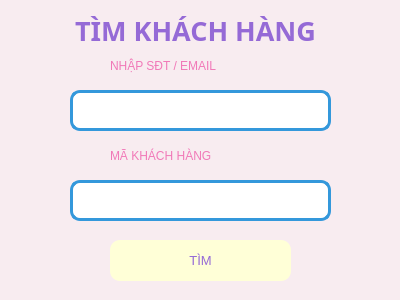
<?xml version="1.0" encoding="UTF-8"?>
<ui version="4.0">
 <class>Form</class>
 <widget class="QWidget" name="Form">
  <property name="geometry">
   <rect>
    <x>0</x>
    <y>0</y>
    <width>400</width>
    <height>300</height>
   </rect>
  </property>
  <property name="windowTitle">
   <string>Form</string>
  </property>
  <property name="styleSheet">
   <string notr="true">background-color:rgb(248, 236, 240);</string>
  </property>
  <widget class="QTextEdit" name="txt_maKH">
   <property name="geometry">
    <rect>
     <x>70</x>
     <y>180</y>
     <width>261</width>
     <height>41</height>
    </rect>
   </property>
   <property name="styleSheet">
    <string notr="true">border-radius: 10px;
        border: 3px solid #3498db;  /* Viền xanh dương */
        background-color: #ffffff</string>
   </property>
  </widget>
  <widget class="QLabel" name="label_5">
   <property name="geometry">
    <rect>
     <x>110</x>
     <y>140</y>
     <width>211</width>
     <height>31</height>
    </rect>
   </property>
   <property name="styleSheet">
    <string notr="true">font: 10pt &quot;UTM Bell&quot;;
color: rgb(241, 121, 184);
</string>
   </property>
   <property name="text">
    <string>MÃ KHÁCH HÀNG</string>
   </property>
  </widget>
  <widget class="QLabel" name="labelTitle">
   <property name="geometry">
    <rect>
     <x>10</x>
     <y>10</y>
     <width>371</width>
     <height>41</height>
    </rect>
   </property>
   <property name="font">
    <font>
     <family>Arial Black</family>
     <pointsize>20</pointsize>
     <weight>75</weight>
     <bold>true</bold>
    </font>
   </property>
   <property name="styleSheet">
    <string>color: rgb(149, 106, 214);</string>
   </property>
   <property name="text">
    <string>TÌM KHÁCH HÀNG</string>
   </property>
   <property name="alignment">
    <set>Qt::AlignCenter</set>
   </property>
  </widget>
  <widget class="QLabel" name="label_6">
   <property name="geometry">
    <rect>
     <x>110</x>
     <y>50</y>
     <width>211</width>
     <height>31</height>
    </rect>
   </property>
   <property name="styleSheet">
    <string notr="true">font: 10pt &quot;UTM Bell&quot;;
color: rgb(241, 121, 184);
</string>
   </property>
   <property name="text">
    <string>NHẬP SĐT / EMAIL</string>
   </property>
  </widget>
  <widget class="QTextEdit" name="txt_tim">
   <property name="geometry">
    <rect>
     <x>70</x>
     <y>90</y>
     <width>261</width>
     <height>41</height>
    </rect>
   </property>
   <property name="styleSheet">
    <string notr="true">border-radius: 10px;
        border: 3px solid #3498db;  /* Viền xanh dương */
        background-color: #ffffff</string>
   </property>
  </widget>
  <widget class="QPushButton" name="btn_timKH">
   <property name="geometry">
    <rect>
     <x>110</x>
     <y>240</y>
     <width>181</width>
     <height>41</height>
    </rect>
   </property>
   <property name="font">
    <font>
     <pointsize>10</pointsize>
    </font>
   </property>
   <property name="styleSheet">
    <string>background-color: rgb(255, 255, 215); color: rgb(149, 106, 214); border-radius: 10px;</string>
   </property>
   <property name="text">
    <string>TÌM</string>
   </property>
  </widget>
 </widget>
 <resources/>
 <connections/>
</ui>
